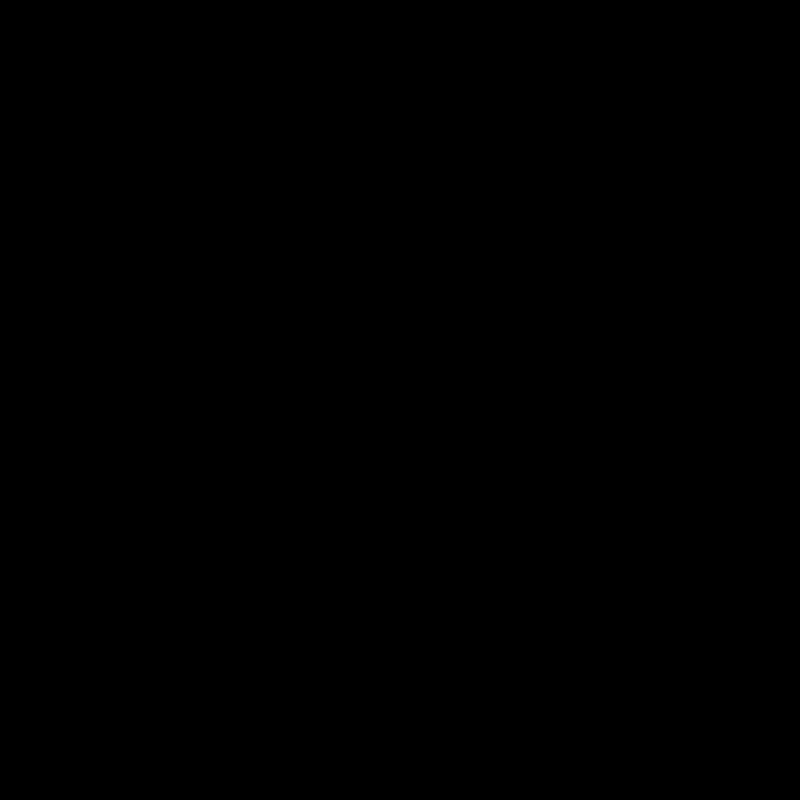
Frame 1 (no input)
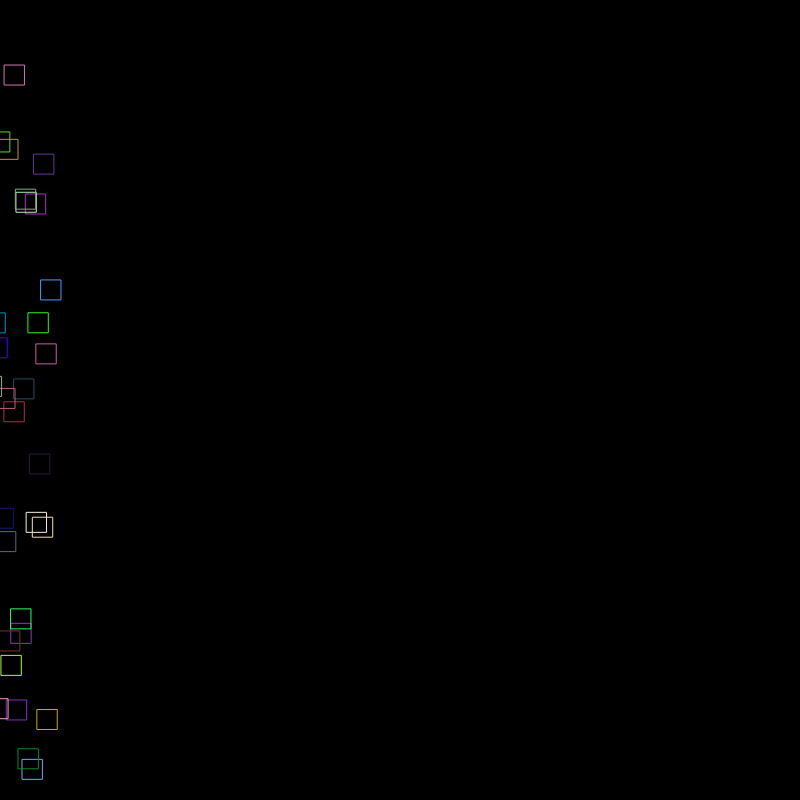
Frame 60 (no input)
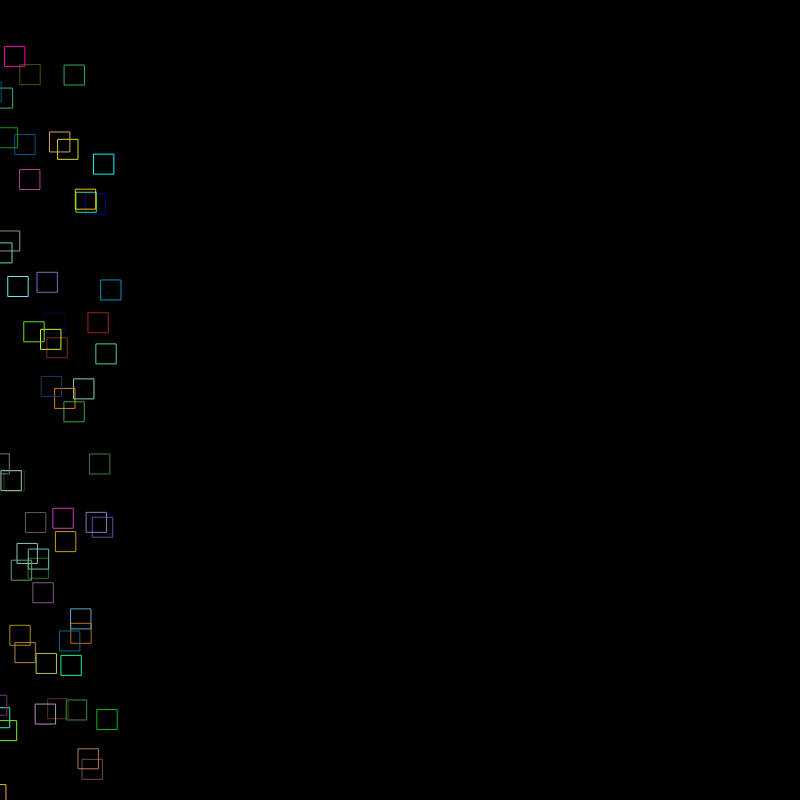
Frame 120 (the mouse pressed at the canvas centre since frame 60)

The p5.js sketch that drew these frames (run headless with seeded random() and noise() and a simulated clock; from frame 60 on, the mouse is pressed at the canvas centre):

// p5.js sketch
// ── sketch.js
let particles = [];
let randomX,randomY
let timer = 0
let interval = 20


function setup() {
  createCanvas(800, 800);

  for(let i = 0; i < particles.length; i++) {
    particles[1].display();
    particles[1].update();
  }
}


function draw() {
  background(0);

  randomX = random(-20, -16);
  randomY = random(10,790);

  if(millis() - timer > interval) {
    particles.push(new Square(randomX, randomY))
    timer = millis(1);

  }
  for(let i = 0; i < particles.length; i++) {
    particles[i].display();
    particles[i].update();
  }

}

class Square {
  
  constructor(tx, ty){
    this.tx = tx;
    this.ty = ty;

  }
  display() {
    rect(this.tx, this.ty, 20)
    strokeWeight(1);
    stroke(random(255), random(255), random(255));
    noFill();

  }
  update() {
    this.tx++;
    if (keyIsPressed){
    this.tx++;
   }
  }

}
